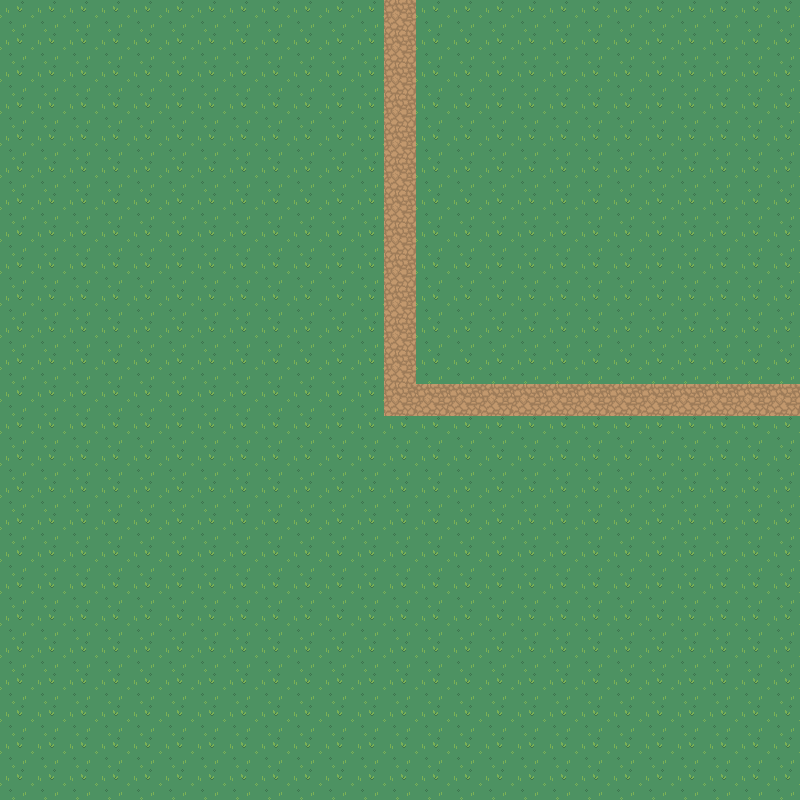

This is a level from a 2D game, rendered from its Tiled map with the project's own tilesets. A one-line summary and the map file follow, with tile-layer data summarised:
An orthogonal 50x50 tile map with 16x16 px tiles, 2 tile layers (background, path) and 3 objects (2x tp, player).

<map version="1.10" tiledversion="1.10.2" orientation="orthogonal" renderorder="right-down" width="50" height="50" tilewidth="16" tileheight="16" infinite="0" nextlayerid="5" nextobjectid="4">
 <tileset firstgid="1" source="nature.tsx" />
 <layer id="1" name="background" width="50" height="50">
  <data>[2500 cells, 2500 non-empty, 4 distinct tile ids]</data>
 </layer>
 <layer id="2" name="path" width="50" height="50">
  <data>[2500 cells, 100 non-empty, 4 distinct tile ids]</data>
 </layer>
 <objectgroup id="3" name="tp">
  <object id="1" name="5" type="tp" x="768" y="384" width="32" height="32">
   <properties>
    <property name="collision" type="bool" value="true" />
   </properties>
  </object>
  <object id="2" name="7" type="tp" x="384" y="0" width="32" height="32">
   <properties>
    <property name="collision" type="bool" value="true" />
   </properties>
  </object>
 </objectgroup>
 <objectgroup id="4" name="player">
  <object id="3" name="player" x="403" y="402">
   <point />
  </object>
 </objectgroup>
</map>
